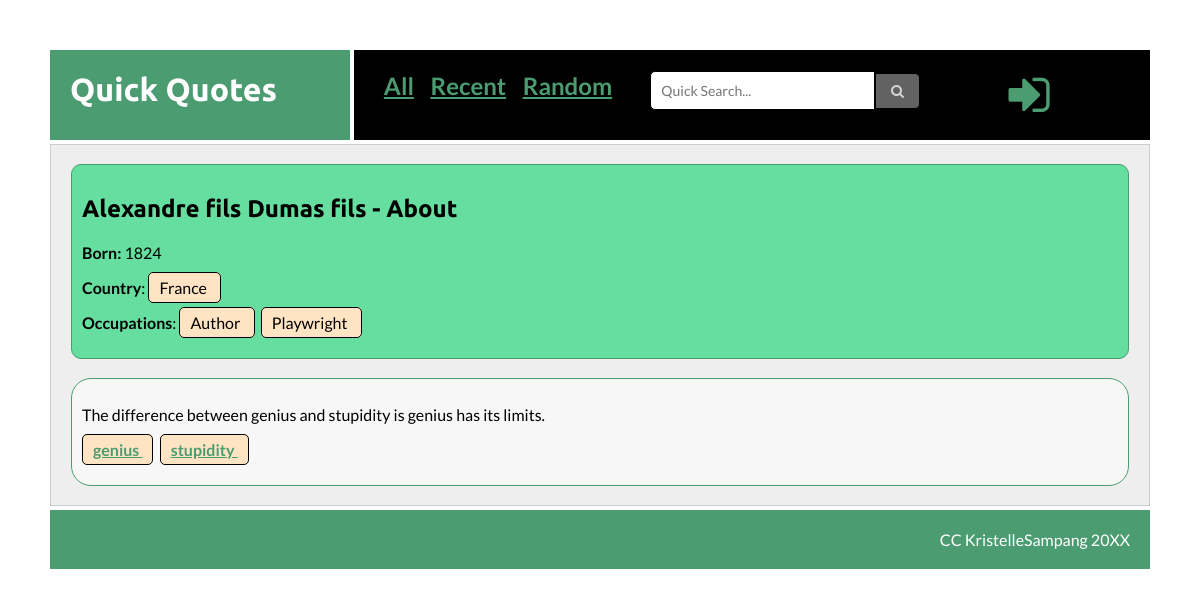
The app's page /index.php?page=author&authorID=2 with its own data.
### tables this page shows
CREATE TABLE `quotes` (
  `ID` int(11) NOT NULL,
  `Author_ID` int(11) NOT NULL,
  `Quote` text NOT NULL,
  `Notes` varchar(255) NOT NULL,
  `Subject1_ID` int(11) NOT NULL,
  `Subject2_ID` int(11) NOT NULL,
  `Subject3_ID` int(11) NOT NULL
);

CREATE TABLE `author` (
  `Author_ID` int(11) NOT NULL,
  `First` varchar(150) NOT NULL,
  `Middle` varchar(50) NOT NULL,
  `Last` varchar(150) NOT NULL,
  `Gender` varchar(1) NOT NULL,
  `Born` varchar(7) NOT NULL,
  `Country1_ID` int(11) NOT NULL,
  `Country2_ID` int(11) NOT NULL,
  `Career1_ID` int(11) NOT NULL,
  `Career2_ID` int(11) NOT NULL
);

CREATE TABLE `country` (
  `Country_ID` int(11) NOT NULL,
  `Country` varchar(100) NOT NULL
);

CREATE TABLE `career` (
  `Career_ID` int(11) NOT NULL,
  `Career` varchar(100) NOT NULL
);

CREATE TABLE `subject` (
  `Subject_ID` int(11) NOT NULL,
  `Subject` varchar(100) NOT NULL
);

### content/get_author.php (called while the page is built)
<?php
$first = $find_rs['First'];
$middle = $find_rs['Middle'];
$last = $find_rs['Last'];
$full_name = $first." ".$middle." ".$last;
?>

### content/author.php (the view, shortened to what this page needs)
<?php
$author_to_find = $_REQUEST['authorID'];
$find_sql = "SELECT * FROM `quotes`
JOIN author ON(`author`.`Author_ID` = `quotes`.`Author_ID`)
WHERE `quotes`.`Author_ID` = $author_to_find
";
$find_query = mysqli_query($dbconnect, $find_sql);
$find_rs = mysqli_fetch_assoc($find_query);
$country1 = $find_rs['Country1_ID'];
$country2 = $find_rs['Country2_ID'];
$occupation1 = $find_rs['Career1_ID'];
$occupation2 = $find_rs['Career2_ID'];
include("get_author.php");
?>
<br />
<div class="about">
    <h2>
        <?php echo $full_name?> - About
    </h2>
    <p><b>Born:</b> <?php echo $find_rs['Born']; ?> </p>
    <p>
        <?php
        country_job($dbconnect, $country1, $country2, "Country", "Countries",
        "country", "Country_ID", "Country")
        ?>
    </p>
    <p>
        <?php
        country_job($dbconnect, $occupation1, $occupation2, "Occupation", "Occupations",
        "career", "Career_ID", "Career")
        ?>
    </p>
</div>
<br />
<?php
do {
    $quote = preg_replace('/[^A-Za-z0-9.,?\s\'\-]/', ' ', $find_rs['Quote']);
    ?>
<div class="results">
    <p>
        <?php echo $quote; ?><br />
    </p>
    <?php include("show_subjects.php"); ?>
</div>
<br />
<?php
}
while($find_rs = mysqli_fetch_assoc($find_query))
?>

### functions.php (shortened to what this page needs)
<?php
function country_job($dbconnect, $entity_1, $entity_2, $label_sg, $label_pl, $table, $entity_ID, $entity_name)
{
    $all_entities = array($entity_1, $entity_2);
    $num_entities = count(array_filter($all_entities));
    if ($num_entities == 1)
    {
    echo "<b>".$label_sg."</b>: ";
    }
    else { echo "<b>".$label_pl."</b>: ";}
    foreach ($all_entities as $entity) {
    $entity_sql = "SELECT * FROM $table WHERE $entity_ID = $entity";
    $entity_query = mysqli_query($dbconnect, $entity_sql);
    $entity_rs = mysqli_fetch_assoc($entity_query);
    if ($entity != 0) {
    ?>
    <span class="author_entity tag"><?php echo $entity_rs[$entity_name]; ?> </span> &nbsp;
    <?php
    }
    }
}
?>

### content/show_subjects.php (shortened to what this page needs)
<p>
        <?php
                $sub1_ID = $find_rs['Subject1_ID'];
                $sub2_ID = $find_rs['Subject2_ID'];
                $sub3_ID = $find_rs['Subject3_ID'];
                $all_subjects = array($sub1_ID, $sub2_ID, $sub3_ID);
                foreach($all_subjects as $subject) {
                    $sub_sql = "SELECT * FROM `subject` WHERE `Subject_ID` = $subject";
                    $sub_query = mysqli_query($dbconnect, $sub_sql);
                    $sub_rs = mysqli_fetch_assoc($sub_query);
                    if($subject != 0)
                    {
                    ?>
                <span class="tag">
                    <a href="index.php?page=subjects&subjectID=<?php ?>">
                        <?php echo $sub_rs['Subject']; ?>
                    </a>
                </span> &nbsp;
            <?php
                }
                }
                ?>
    </p>

### theme/quick_quotes.css (style rules this page uses)
body { margin: auto; padding: 50px; color: #000; font-family: 'Lato', sans-serif; }
a { font-weight: bold; }
a:link { color: #4c9c72; }
h1, h2, h3, h4 { font-family: 'Ubuntu', sans-serif; }
.results { background-color: #f7f7f7; border: solid 1px #4c9c72; padding: 10px; margin-right: 20px; border-radius: 20px; }
.tag { background-color: bisque; padding: 5px; padding-left: 10px; padding-right: 10px; border: solid 1px #000; border-radius: 5px; }
.about { background: #65de9f; border: solid 1px #4c9c72; padding: 10px; border-radius: 10px; margin-right: 20px; }

### records on screen
quotes: Author_ID.Last "Alexandre fils Dumas fils", Author_ID.Born "1824", Quote "The difference between genius and stupidity is genius has its limits."
country: Country "France"
career: Career "Author"
career: Career "Playwright"
subject: Subject "genius"
subject: Subject "stupidity"

### other values on screen
$label_sg "Country"
$label_pl "Occupations"
